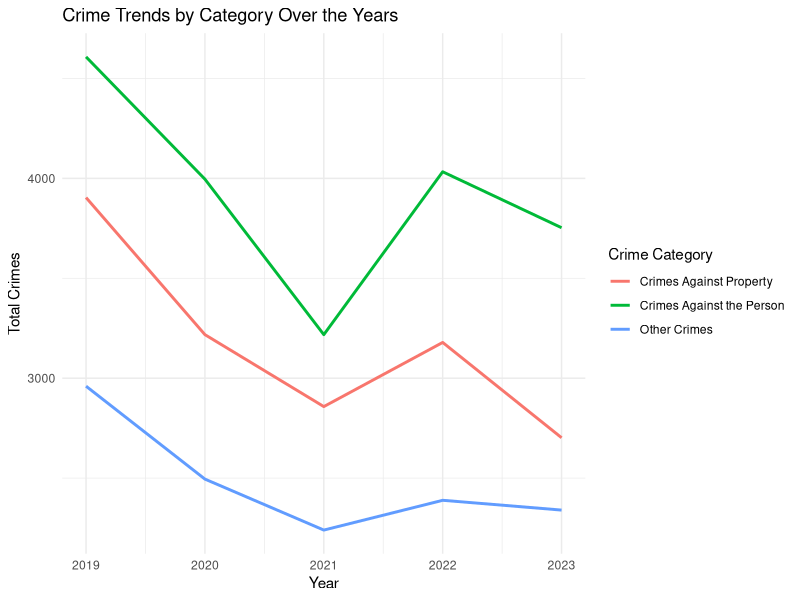

Write the R code that produced this figure.
#### Preamble ####
# Purpose: Generate the data visualizations and tables as in the paper.
# Author: Huayan Yu
# Date: 24 September 2024
# Contact: huayan.yu@mail.utoronto.ca
# License: MIT
# Pre-requisites: Libraries `tidyverse` and `knitr` installed

#### Workspace setup ####
library(ggplot2)
library(dplyr)
library(knitr)

# Load the data
data <- read.csv("data/analysis_data/toronto_crime_victims.csv")

# Convert necessary columns to factors
data$CATEGORY <- as.factor(data$CATEGORY)
data$SEX <- as.factor(data$SEX)
data$AGE_COHORT <- as.factor(data$AGE_COHORT)

#### Visualizations with ggplot2 ####
# Visualization 1: a line chart of crime categories by year (2019 - 2023) 
# Aggregate data by CATEGORY and REPORT_YEAR
category_trend <- data %>%
  group_by(REPORT_YEAR, CATEGORY) %>%
  summarize(Total_Count = sum(COUNT_))

# Create line plot
vis1 <- ggplot(category_trend, aes(x=REPORT_YEAR, y=Total_Count, color=CATEGORY)) +
  geom_line(linewidth=1) +
  labs(title="Crime Trends by Category Over the Years",
       x="Year", y="Total Crimes", color="Crime Category") +
  theme_minimal()
vis1

#### Table creations with knitr ####